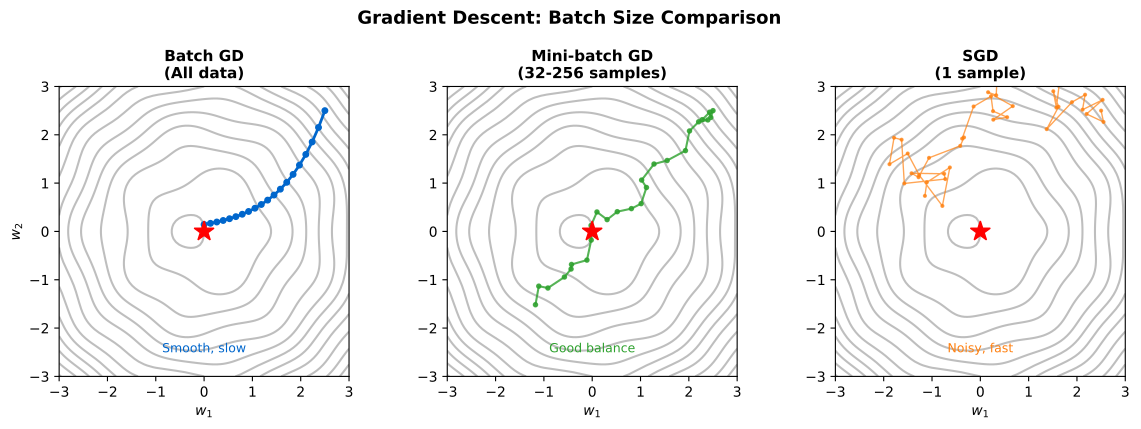

Source code (Python):
CHART_METADATA = {
    'title': 'Mini Batch Visualization',
    'url': 'https://github.com/QuantLet/neural-networks-introduction/tree/main/mini_batch_visualization'
}

import matplotlib.pyplot as plt
import numpy as np

# Color palette
mlpurple = '#3333B2'
mlblue = '#0066CC'
mlorange = '#FF7F0E'
mlgreen = '#2CA02C'
mlred = '#D62728'
mlgray = '#7F7F7F'

fig, axes = plt.subplots(1, 3, figsize=(12, 4))

np.random.seed(42)

# Create contour for loss landscape
x = np.linspace(-3, 3, 100)
y = np.linspace(-3, 3, 100)
X, Y = np.meshgrid(x, y)
Z = (X**2 + Y**2) + 0.5 * np.sin(3*X) * np.cos(3*Y)

# Batch Gradient Descent
ax1 = axes[0]
ax1.contour(X, Y, Z, levels=15, colors=mlgray, alpha=0.5)
path_x = np.linspace(2.5, 0, 20)
path_y = 2.5 * np.exp(-0.15 * np.arange(20))
ax1.plot(path_x, path_y, 'o-', color=mlblue, markersize=4, lw=2)
ax1.plot(0, 0, 'r*', markersize=15)
ax1.set_title('Batch GD\n(All data)', fontsize=11, fontweight='bold')
ax1.set_xlabel('$w_1$')
ax1.set_ylabel('$w_2$')
ax1.text(0, -2.5, 'Smooth, slow', ha='center', fontsize=9, color=mlblue)

# Mini-batch Gradient Descent
ax2 = axes[1]
ax2.contour(X, Y, Z, levels=15, colors=mlgray, alpha=0.5)
path_x = [2.5]
path_y = [2.5]
for i in range(25):
    path_x.append(path_x[-1] - 0.12 + np.random.randn() * 0.15)
    path_y.append(path_y[-1] - 0.12 + np.random.randn() * 0.15)
ax2.plot(path_x, path_y, 'o-', color=mlgreen, markersize=3, lw=1.5, alpha=0.8)
ax2.plot(0, 0, 'r*', markersize=15)
ax2.set_title('Mini-batch GD\n(32-256 samples)', fontsize=11, fontweight='bold')
ax2.set_xlabel('$w_1$')
ax2.text(0, -2.5, 'Good balance', ha='center', fontsize=9, color=mlgreen)

# Stochastic Gradient Descent
ax3 = axes[2]
ax3.contour(X, Y, Z, levels=15, colors=mlgray, alpha=0.5)
path_x = [2.5]
path_y = [2.5]
for i in range(40):
    path_x.append(path_x[-1] - 0.08 + np.random.randn() * 0.4)
    path_y.append(path_y[-1] - 0.08 + np.random.randn() * 0.4)
ax3.plot(path_x, path_y, 'o-', color=mlorange, markersize=2, lw=1, alpha=0.7)
ax3.plot(0, 0, 'r*', markersize=15)
ax3.set_title('SGD\n(1 sample)', fontsize=11, fontweight='bold')
ax3.set_xlabel('$w_1$')
ax3.text(0, -2.5, 'Noisy, fast', ha='center', fontsize=9, color=mlorange)

for ax in axes:
    ax.set_xlim(-3, 3)
    ax.set_ylim(-3, 3)
    ax.set_aspect('equal')

plt.suptitle('Gradient Descent: Batch Size Comparison', fontsize=13, fontweight='bold', y=1.02)
plt.tight_layout()
plt.savefig('mini_batch_visualization.pdf', bbox_inches='tight', dpi=300)
plt.savefig('mini_batch_visualization.png', bbox_inches='tight', dpi=300)
plt.close()
print("Generated: mini_batch_visualization.pdf")
